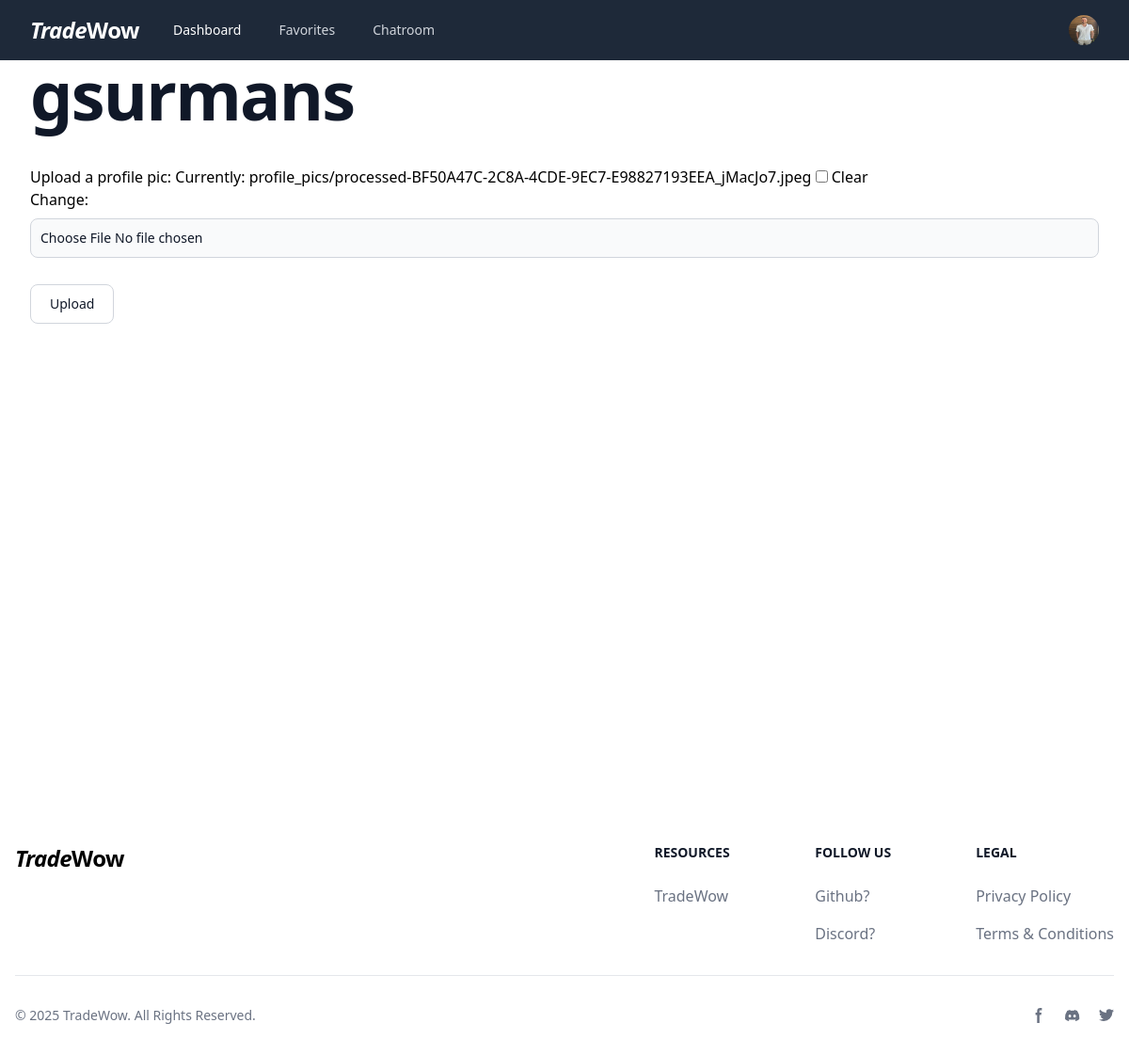
The app's page /profile (signed in) with its own data.
### marketing/models.py (models this page shows)
class User(AbstractUser):
    email = models.EmailField(unique=True)
    profile_image = models.ImageField(upload_to='profile_pics/', blank=True, null=True)

### marketing/views.py (the view)
# urls.py: path("profile", views.profile, name="profile"),
@login_required
def profile(request):
    user = request.user
    old_file = user.profile_image
    if request.method == "POST":
        form = UploadPic(request.POST, request.FILES, instance=request.user)
        if form.is_valid():
            form.save()
            if old_file and old_file != user.profile_image:
                old_file.delete(save=False)
            return HttpResponseRedirect(reverse("profile"))
    else:
        form = UploadPic(instance=request.user)
    return render(request, "profile.html", {'form': form})

### marketing/forms.py
class UploadPic(forms.ModelForm):
    class Meta:
        model = User
        fields = ['profile_image']
        widgets = {
            'profile_image': forms.ClearableFileInput(attrs={'class': 'form_input'})
        }

### marketing/templates/profile.html (shortened to what this page needs)
{% extends "layout.html" %}
{% load static %}
{% block body %}
<h1 class="text-5xl font-semibold tracking-tight text-balance text-gray-900 sm:text-7xl">{{ user }}</h1>
<form action="{% url 'profile' %}" enctype="multipart/form-data" method="post">
            <div class="mt-10">
                <label for="{{ form.file.id_for_label }}">Upload a profile pic:</label>
                {{ form.profile_image }}
            </div>
            <input class="mt-5 text-gray-900 bg-white border border-gray-300 focus:outline-none hover:bg-gray-100 focus:ring-4 focus:ring-gray-100 font-medium rounded-lg text-sm px-5 py-2.5 me-2 mb-2 dark:bg-gray-800 dark:text-white dark:border-gray-600 dark:hover:bg-gray-700 dark:hover:border-gray-600 dark:focus:ring-gray-700" type="submit" value="Upload">
        </form>
{% endblock %}

### marketing/templates/layout.html (shortened to what this page needs)
{% load static %}
<!DOCTYPE html>
<html>
    <head>
        <link href="{% static 'css/output.css' %}" rel="stylesheet">
    </head>
    <body>
        <nav class="relative z-50 bg-gray-800">
            <div class="mx-auto max-w-7xl px-2 sm:px-6 lg:px-8">
              <div class="relative flex h-16 items-center justify-between">
                <div class="flex flex-1 items-center justify-center sm:items-stretch sm:justify-start">
                    <div class="flex shrink-0 items-center">
                        {% if user.is_authenticated %}
                          <a href="{% url 'dashboard' %}" class="text-white font-semibold tracking-tight text-balance text-xl sm:text-2xl"><i>Trade</i>Wow</a>
                        {% else %}
                          <a href="{% url 'index' %}" class="text-white font-semibold tracking-tight text-balance text-xl sm:text-2xl"><i>Trade</i>Wow</a>
                        {% endif %}
                    </div>
                  <div class="hidden sm:ml-6 sm:block">
                    {% if user.is_authenticated %}
                        <div class="flex space-x-4">
                        <a href="{% url 'dashboard' %}" class="{% if request.path == '/dashboard' %}bg-gray-900{% endif %} rounded-md px-3 py-2 text-sm font-medium text-white">Dashboard</a>
                        <a href="{% url 'favorites' %}" class="{% if request.path == '/favorites' %}bg-gray-900{% endif %} rounded-md px-3 py-2 text-sm font-medium text-gray-300 hover:bg-gray-700 hover:text-white">Favorites</a>
                        <a href="{% url 'chatroom' %}" class="{% if request.path == '/chatroom' %}bg-gray-900{% endif %} rounded-md px-3 py-2 text-sm font-medium text-gray-300 hover:bg-gray-700 hover:text-white">Chatroom</a>
                        </div>
                    {% endif %}
                  </div>
                </div>
                {% if user.is_authenticated %}
                    <div class="relative ml-3">
                        <div>
                        <button type="button" id="profile_icon" class="relative flex rounded-full bg-gray-800 text-sm focus:ring-2 focus:ring-white focus:ring-offset-2 focus:ring-offset-gray-800 focus:outline-hidden" id="user-menu-button" aria-expanded="false" aria-haspopup="true">
                            <span class="absolute -inset-1.5"></span>
                            {% if user.profile_image %}
                            <img class="size-8 rounded-full" src="{{ user.profile_image.url }}" alt="Your profile image" />
                            {% else %}
                            <img class="size-8 rounded-full" src="https://images.unsplash.com/photo-1507146426996-ef05306b995a?fm=jpg&q=60&w=3000&ixlib=rb-4.1.0&ixid=M3wxMjA3fDB8MHxzZWFyY2h8Mnx8cHVwcHl8ZW58MHx8MHx8fDA%3D" alt="">
                            {% endif %}
                        </button>
                        </div>
                    </div>
                {% else %}
                    <a href="{% url 'login' %}" class="{% if request.path == '/login' %}bg-gray-900{% endif %} rounded-md px-3 py-2 text-sm font-medium text-white" aria-current="page">Login</a>
                {% endif %}
                </div>
              </div>
          </nav>
        <div class="mx-auto max-w-7xl px-2 sm:px-6 lg:px-8 min-h-screen">
            {% block body %}
            {% endblock %}
        </div>
        <footer class="bg-white dark:bg-gray-900">
            <div class="mx-auto w-full max-w-screen-xl p-4 py-6 lg:py-8">
                <div class="md:flex md:justify-between">
                  <div class="mb-6 md:mb-0">
                      <a href="{% url 'index' %}" class="text-black font-semibold tracking-tight text-balance text-xl sm:text-2xl"><i>Trade</i>Wow</a>
                  </div>
                  <div class="grid grid-cols-2 gap-8 sm:gap-6 sm:grid-cols-3">
                      <div>
                          <h2 class="mb-6 text-sm font-semibold text-gray-900 uppercase dark:text-white">Resources</h2>
                          <ul class="text-gray-500 dark:text-gray-400 font-small">
                              <li class="mb-4">
                                  <a href="#" class="hover:underline">TradeWow</a>
                              </li>
                          </ul>
                      </div>
                      <div>
                          <h2 class="mb-6 text-sm font-semibold text-gray-900 uppercase dark:text-white">Follow us</h2>
                          <ul class="text-gray-500 dark:text-gray-400 font-small">
                              <li class="mb-4">
                                  <a href="#" class="hover:underline ">Github?</a>
                              </li>
                              <li>
                                  <a href="#" class="hover:underline">Discord?</a>
                              </li>
                          </ul>
                      </div>
                      <div>
                          <h2 class="mb-6 text-sm font-semibold text-gray-900 uppercase dark:text-white">Legal</h2>
                          <ul class="text-gray-500 dark:text-gray-400 font-small">
                              <li class="mb-4">
                                  <a href="#" class="hover:underline">Privacy Policy</a>
                              </li>
                              <li>
                                  <a href="#" class="hover:underline">Terms &amp; Conditions</a>
                              </li>
                          </ul>
                      </div>
                  </div>
              </div>
              <hr class="my-6 border-gray-200 sm:mx-auto dark:border-gray-700 lg:my-8" />
              <div class="sm:flex sm:items-center sm:justify-between">
                  <span class="text-sm text-gray-500 sm:text-center dark:text-gray-400">© 2025 <a href="" class="hover:underline">TradeWow</a>. All Rights Reserved.
                  </span>
                  <div class="flex mt-4 sm:justify-center sm:mt-0">
                      <a href="#" class="text-gray-500 hover:text-gray-900 dark:hover:text-white">
                          <svg class="w-4 h-4" aria-hidden="true" fill="currentColor" viewBox="0 0 8 19">
                                <path fill-rule="evenodd" d="M6.135 3H8V0H6.135a4.147 4.147 0 0 0-4.142 4.142V6H0v3h2v9.938h3V9h2.021l.592-3H5V3.591A.6.6 0 0 1 5.592 3h.543Z" clip-rule="evenodd"/>
                          </svg>
                      </a>
                      <a href="#" class="text-gray-500 hover:text-gray-900 dark:hover:text-white ms-5">
                      </a>
                      <a href="#" class="text-gray-500 hover:text-gray-900 dark:hover:text-white ms-5">
                      </a>
                  </div>
              </div>
            </div>
        </footer>
    </body>
</html>

### records on screen
User: profile_image (picture), username "gsurmans"
